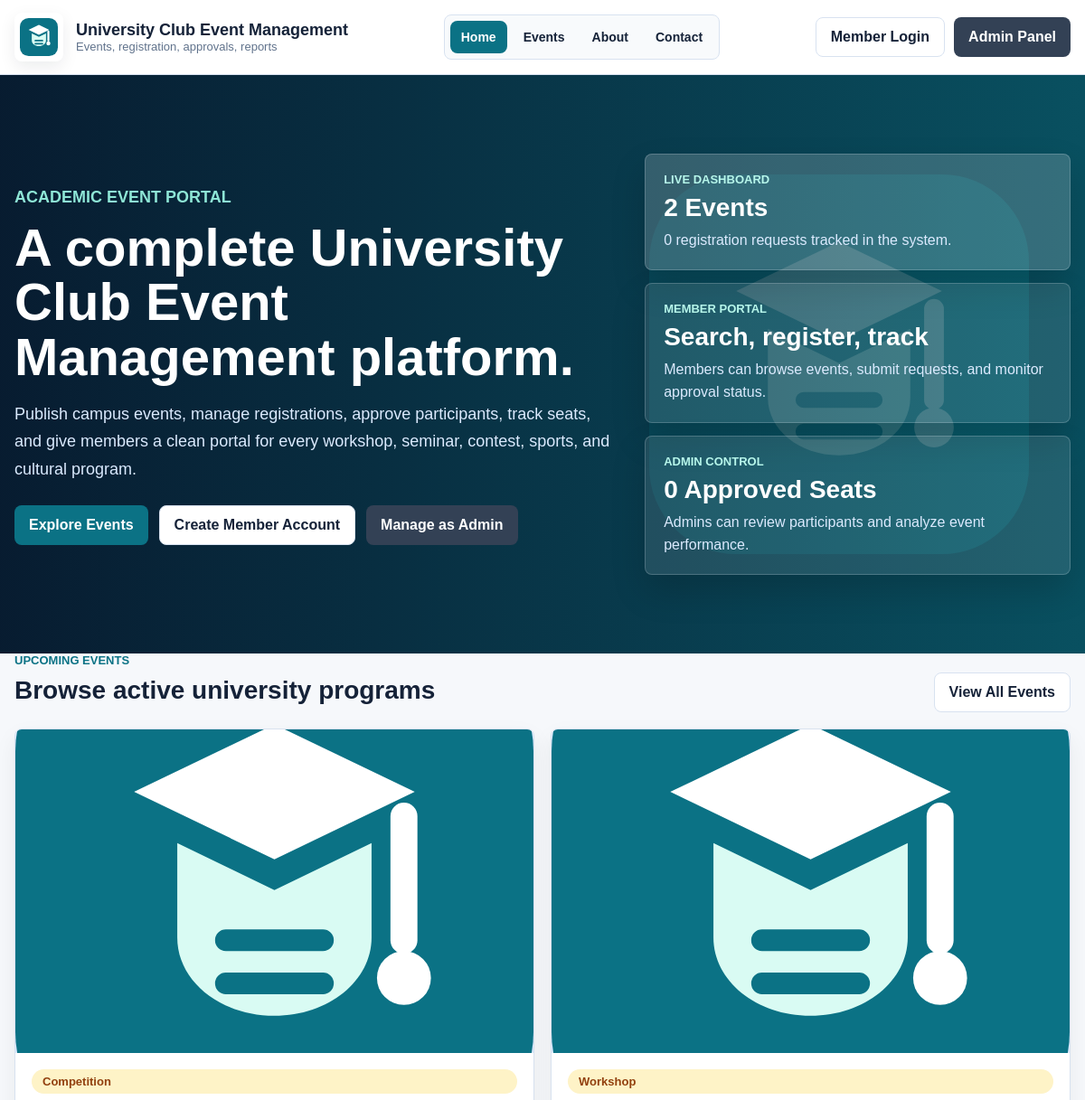
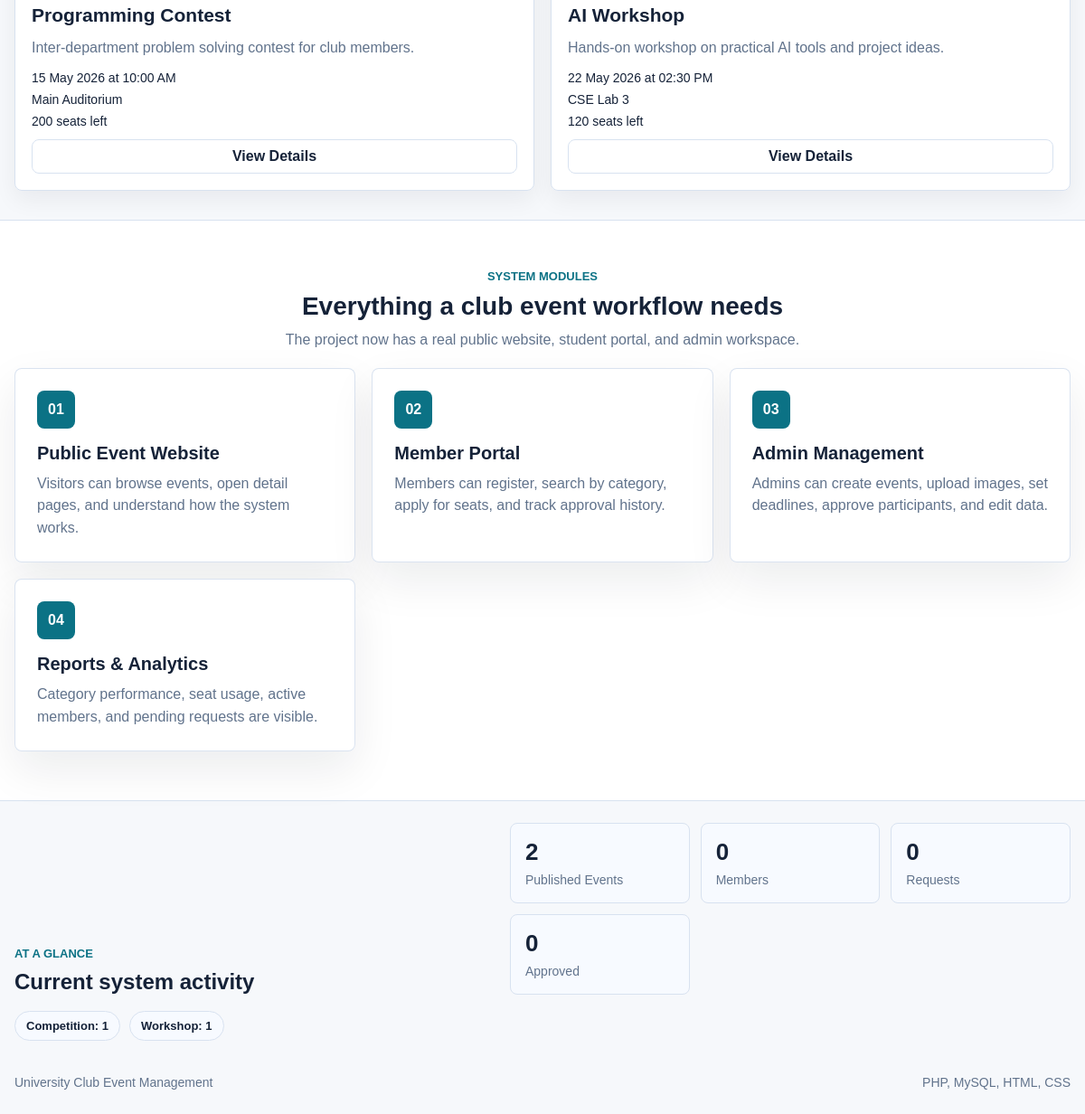
The page / on the database its author committed (2 pictures, top to bottom).
### tables this page shows
CREATE TABLE IF NOT EXISTS events (
    event_id INT AUTO_INCREMENT PRIMARY KEY,
    title VARCHAR(200) NOT NULL,
    description TEXT,
    image_path VARCHAR(255) DEFAULT NULL,
    category VARCHAR(80) DEFAULT 'General',
    event_date DATE NOT NULL,
    event_time TIME DEFAULT NULL,
    registration_deadline DATE DEFAULT NULL,
    venue VARCHAR(150) NOT NULL,
    capacity INT NOT NULL,
    created_by INT DEFAULT NULL,
    created_at TIMESTAMP DEFAULT CURRENT_TIMESTAMP,
    CONSTRAINT chk_events_capacity CHECK (capacity > 0 AND capacity <= 500),
    CONSTRAINT fk_events_admin FOREIGN KEY (created_by) REFERENCES admins(admin_id) ON DELETE SET NULL
);

### backend/db.php (called while the page is built, shortened)
<?php
$dbHost = 'localhost';
$dbUser = 'event_app';
$dbPass = 'event_app_2026';
$dbName = 'university_club_events';
$conn = new mysqli($dbHost, $dbUser, $dbPass, $dbName);
$conn->set_charset('utf8mb4');
function ensureColumn(mysqli $conn, string $dbName, string $tableName, string $columnName, string $definition): void
{
    $stmt = $conn->prepare(
        'SELECT COUNT(*) AS total
         FROM information_schema.COLUMNS
         WHERE TABLE_SCHEMA = ?
           AND TABLE_NAME = ?
           AND COLUMN_NAME = ?'
    );
    $stmt->bind_param('sss', $dbName, $tableName, $columnName);
    $stmt->execute();
    $columnData = $stmt->get_result()->fetch_assoc();
}
ensureColumn($conn, $dbName, 'events', 'image_path', 'VARCHAR(255) DEFAULT NULL AFTER description');
function e(string $value): string
{
    return htmlspecialchars($value, ENT_QUOTES, 'UTF-8');
}
function eventImageUrl(?string $path, string $prefix = ''): string
{
    $cleanPath = trim((string) $path);
    if ($cleanPath !== '') {
        return e($prefix . ltrim($cleanPath, '/'));
    }
    return e($prefix . 'assets/images/club_logo.svg');
}

### index.php (the view, shortened to what this page needs)
<?php
require_once __DIR__ . '/backend/db.php';
$stats = [
    'events' => 0,
    'students' => 0,
    'registrations' => 0,
    'approved' => 0,
];
$statQueries = [
    'events' => 'SELECT COUNT(*) AS total FROM events',
    'students' => 'SELECT COUNT(*) AS total FROM students',
    'registrations' => 'SELECT COUNT(*) AS total FROM registrations',
    'approved' => 'SELECT COUNT(*) AS total FROM registrations WHERE status = "approved"',
];
foreach ($statQueries as $key => $query) {
    $result = $conn->query($query);
    if ($result) {
        $stats[$key] = (int) $result->fetch_assoc()['total'];
    }
}
$featuredEvents = $conn->query(
    'SELECT e.event_id, e.title, e.description, e.image_path, e.category, e.event_date, e.event_time,
            e.registration_deadline, e.venue, e.capacity,
            COUNT(CASE WHEN r.status IN ("pending", "approved") THEN 1 END) AS total_registered
     FROM events e
     LEFT JOIN registrations r ON r.event_id = e.event_id
     GROUP BY e.event_id, e.title, e.description, e.image_path, e.category, e.event_date,
              e.event_time, e.registration_deadline, e.venue, e.capacity
     ORDER BY e.event_date ASC
     LIMIT 3'
);
$categoryStats = $conn->query(
    'SELECT category, COUNT(*) AS total
     FROM events
     GROUP BY category
     ORDER BY total DESC, category ASC
     LIMIT 6'
);
?>
<!DOCTYPE html>
<html lang="en">
<head>
    <link rel="stylesheet" href="student/style.css">
</head>
<body class="website-body">
    <header class="site-header">
        <div class="site-shell site-header-inner">
            <a class="brand-row site-brand" href="index.php">
                <img src="assets/images/club_logo.svg" alt="University Club Event Management Logo" class="brand-logo">
                <div class="brand-copy">
                    <strong>University Club Event Management</strong>
                    <span>Events, registration, approvals, reports</span>
                </div>
            </a>
            <nav class="site-menu" aria-label="Main navigation">
                <a href="index.php" class="active">Home</a>
                <a href="events.php">Events</a>
                <a href="about.php">About</a>
                <a href="contact.php">Contact</a>
            </nav>
            <div class="nav-actions">
                <a class="button-link ghost" href="student/login.php">Member Login</a>
                <a class="button-link secondary" href="admin/admin-login.php">Admin Panel</a>
            </div>
        </div>
    </header>
    <main>
        <section class="website-hero">
            <div class="site-shell website-hero-grid">
                <div class="website-hero-copy">
                    <p class="eyebrow">Academic Event Portal</p>
                    <h1>A complete University Club Event Management platform.</h1>
                    <p>
                        Publish campus events, manage registrations, approve participants, track seats,
                        and give members a clean portal for every workshop, seminar, contest, sports,
                        and cultural program.
                    </p>
                    <div class="hero-actions">
                        <a class="button-link" href="events.php">Explore Events</a>
                        <a class="button-link ghost" href="student/register.php">Create Member Account</a>
                        <a class="button-link secondary" href="admin/admin-login.php">Manage as Admin</a>
                    </div>
                </div>
                <div class="hero-stage" aria-label="System preview">
                    <div class="stage-card primary-stage">
                        <span>Live Dashboard</span>
                        <strong><?= e((string) $stats['events']); ?> Events</strong>
                        <p><?= e((string) $stats['registrations']); ?> registration requests tracked in the system.</p>
                    </div>
                    <div class="stage-card">
                        <span>Member Portal</span>
                        <strong>Search, register, track</strong>
                        <p>Members can browse events, submit requests, and monitor approval status.</p>
                    </div>
                    <div class="stage-card">
                        <span>Admin Control</span>
                        <strong><?= e((string) $stats['approved']); ?> Approved Seats</strong>
                        <p>Admins can review participants and analyze event performance.</p>
                    </div>
                </div>
            </div>
        </section>
        <section class="section-block">
            <div class="site-shell">
                <div class="section-head split-head">
                    <div>
                        <p class="eyebrow">Upcoming Events</p>
                        <h2>Browse active university programs</h2>
                    </div>
                    <a class="button-link ghost" href="events.php">View All Events</a>
                </div>
                <div class="showcase-grid">
                    <?php if (!$featuredEvents || $featuredEvents->num_rows === 0): ?>
                        <div class="empty-state">No events have been published yet.</div>
                    <?php else: ?>
                        <?php while ($event = $featuredEvents->fetch_assoc()): ?>
                            <?php $remaining = max((int) $event['capacity'] - (int) $event['total_registered'], 0); ?>
                            <article class="event-media-card">
                                <div class="event-thumb">
                                    <img src="<?= eventImageUrl($event['image_path']); ?>" alt="<?= e($event['title']); ?>">
                                </div>
                                <div class="event-body">
                                    <span class="status-badge status-pending"><?= e($event['category']); ?></span>
                                    <h3><?= e($event['title']); ?></h3>
                                    <p><?= e($event['description'] ?: 'University event details will appear here.'); ?></p>
                                    <div class="meta-list">
                                        <span><?= e(date('d M Y', strtotime($event['event_date']))); ?><?= $event['event_time'] ? ' at ' . e(date('h:i A', strtotime($event['event_time']))) : ''; ?></span>
                                        <span><?= e($event['venue']); ?></span>
                                        <span><?= e((string) $remaining); ?> seats left</span>
                                    </div>
                                    <a class="button-link ghost small-btn" href="event-details.php?id=<?= e((string) $event['event_id']); ?>">View Details</a>
                                </div>
                            </article>
                        <?php endwhile; ?>
                    <?php endif; ?>
                </div>
            </div>
        </section>
        <section class="section-band">
            <div class="site-shell">
                <div class="section-head center-head">
                    <p class="eyebrow">System Modules</p>
                    <h2>Everything a club event workflow needs</h2>
                    <p class="muted">The project now has a real public website, student portal, and admin workspace.</p>
                </div>
                <div class="feature-grid module-grid">
                    <article class="feature-card">
                        <span class="feature-icon">01</span>
                        <h3>Public Event Website</h3>
                        <p>Visitors can browse events, open detail pages, and understand how the system works.</p>
                    </article>
                    <article class="feature-card">
                        <span class="feature-icon">02</span>
                        <h3>Member Portal</h3>
                        <p>Members can register, search by category, apply for seats, and track approval history.</p>
                    </article>
                    <article class="feature-card">
                        <span class="feature-icon">03</span>
                        <h3>Admin Management</h3>
                        <p>Admins can create events, upload images, set deadlines, approve participants, and edit data.</p>
                    </article>
                    <article class="feature-card">
                        <span class="feature-icon">04</span>
                        <h3>Reports & Analytics</h3>
                        <p>Category performance, seat usage, active members, and pending requests are visible.</p>
                    </article>
                </div>
            </div>
        </section>
        <section class="section-block">
            <div class="site-shell">
                <div class="home-dashboard-strip">
                    <div>
                        <p class="eyebrow">At a Glance</p>
                        <h2>Current system activity</h2>
                    </div>
                    <div class="hero-metrics website-metrics">
                        <div class="metric-card">
                            <strong><?= e((string) $stats['events']); ?></strong>
                            <span>Published Events</span>
                        </div>
                        <div class="metric-card">
                            <strong><?= e((string) $stats['students']); ?></strong>
                            <span>Members</span>
                        </div>
                        <div class="metric-card">
                            <strong><?= e((string) $stats['registrations']); ?></strong>
                            <span>Requests</span>
                        </div>
                        <div class="metric-card">
                            <strong><?= e((string) $stats['approved']); ?></strong>
                            <span>Approved</span>
                        </div>
                    </div>
                </div>
                <div class="category-strip">
                    <?php if (!$categoryStats || $categoryStats->num_rows === 0): ?>
                        <span class="pill">No categories yet</span>
                    <?php else: ?>
                        <?php while ($category = $categoryStats->fetch_assoc()): ?>
                            <span class="pill"><?= e($category['category'] ?: 'General'); ?>: <?= e((string) $category['total']); ?></span>
                        <?php endwhile; ?>
                    <?php endif; ?>
                </div>
            </div>
        </section>
    </main>
    <footer class="footer-band website-footer">
        <div class="site-shell">
            <span>University Club Event Management</span>
            <span>PHP, MySQL, HTML, CSS</span>
        </div>
    </footer>
</body>
</html>

### rows shown on the page
events: image_path (picture), category "Competition", title "Programming Contest", description "Inter-department problem solving contest for club members.", event_date "15 May 2026", event_time "10:00 AM", venue "Main Auditorium", capacity "200"
events: image_path (picture), category "Workshop", title "AI Workshop", description "Hands-on workshop on practical AI tools and project ideas.", event_date "22 May 2026", event_time "02:30 PM", venue "CSE Lab 3", capacity "120", event_id "2"

### other values the page prints
$stats['events'] "2"
$stats['registrations'] "0"
$stats['approved'] "0"
$stats['students'] "0"
$category['category'] ?: 'General' "Competition"
$category['total'] "1"
$category['category'] ?: 'General' "Workshop"
